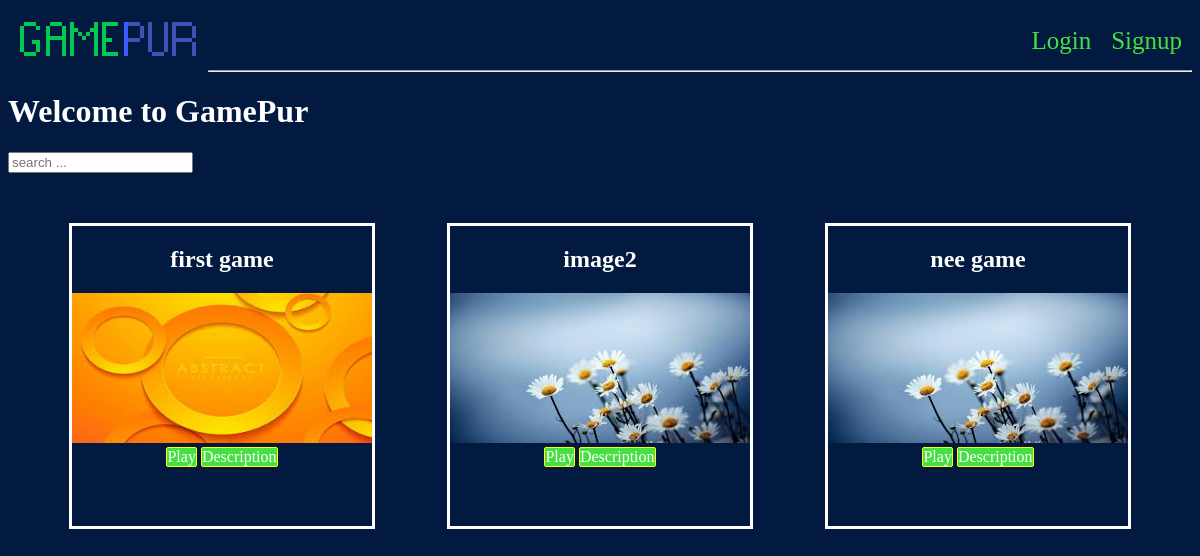
Before: /home/ with the older database file.
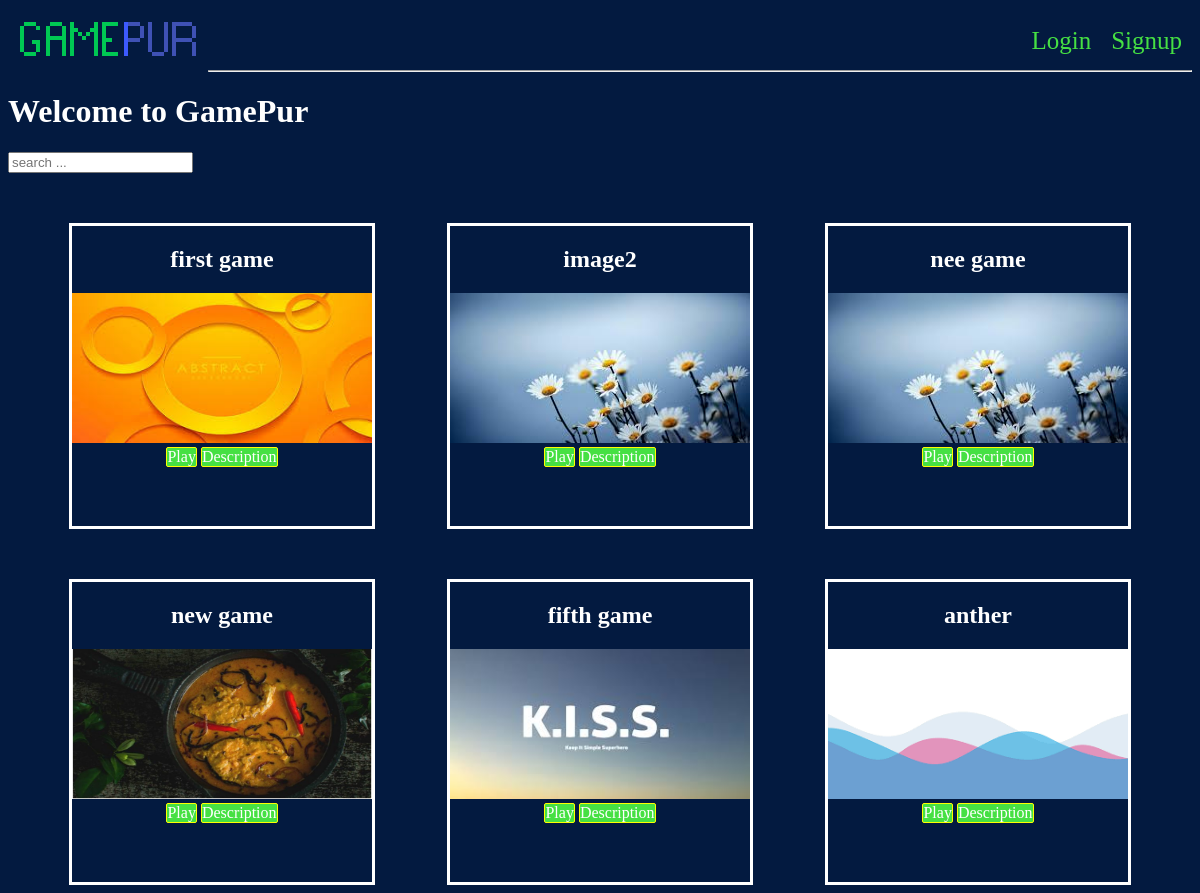
After: the same page with the newer database file.
### Game/models.py (models this page shows, shortened)
class Game(models.Model):
    name = models.CharField(max_length=100,default=None)
    image = models.ImageField(upload_to="images",default="default.png")
    description = models.TextField(default=None,null=True)
    slug = models.SlugField(max_length=100,default=None)

### Game/views.py (the view)
# urls.py: path('',views.home, name="home"),
def home(request):
    games = models.Game.objects.all()
    return render(request, 'Game/home.html', {'games': games})

### Game/templates/Game/home.html (shortened to what this page needs)
{% extends 'base.html' %}
{% block content%}
    <h1>Welcome to GamePur</h1>
    <input type="text" placeholder="search ...">
    <div class="cont">
        {%for game in games%}
        <div class="game-cont">
            <a href="{% url 'Game:details' game.slug %}"><h2 class="game-title">{{game.name}}</h2></a>
        <img class="game-image" src="{{game.image.url}}">
        <a href="#" class="play-btn">Play</a>
        <a href="{% url 'Game:details' game.slug %}" class="des-btn">Description</a>
        </div>
        {% endfor %}
    </div>
{% endblock content%}

### templates/base.html (shortened to what this page needs)
<!doctype html>
<html lang="en">
<head>
    {%load static%}
    <link rel="stylesheet" href="{% static 'css/style.css'%}">
</head>
<body>
    <div class="header">
        {%block header %}
    <div class="topnav">
        <a href="{% url 'Game:home' %}"><img id="logo" src="{%static 'img/logo1.png'%}"></a>
        <div class="topnav-right">
            {% if user.is_authenticated %}
                <a href="{% url 'Account:logout' %}">Logout</a>
                <a href="{% url 'Game:upload' %}">Upload</a>
                {% else %}
                <a href="{% url 'Account:login' %}">Login</a>
                <a href="{% url 'Account:signup' %}">Signup</a>
            {%endif%}
        </div>
    </div>
        {%endblock header %}
    </div>
        <br>
        <br>
        <br>
    <div class="wrapper">
        <hr>
        {%block content%}
        {%endblock content%}
    </div>
</body>
</html>

### static/css/style.css (style rules this page uses)
body { background-color: #031a40; color: white; font-family: cursive; }
a { color: white; text-decoration: none; display:inline-block; }
.topnav-right { margin-top: 19px; float: right; font-size: 25px; }
.topnav-right a { padding: 0px 10px; display:block; color: #46e043; }
.topnav a { float: left }
.cont { margin-right: 50px; display: flex; flex-wrap: wrap; justify-content: space-around;I }
.game-cont { text-align:center; width: 300px; height: 300px; margin-left: 50px; border: solid; margin-top: 50px; }
.game-image { width: 100%; height: 150px; }
.play-btn , .des-btn { display:inline-block; background-color: #46e043; border-radius: 2px; border: solid yellow 1px; }

Changed rows visible on the page:
added Game: name "new game", image (picture)
added Game: name "fifth game", image (placeholder picture)
added Game: name "anther", image (picture)
